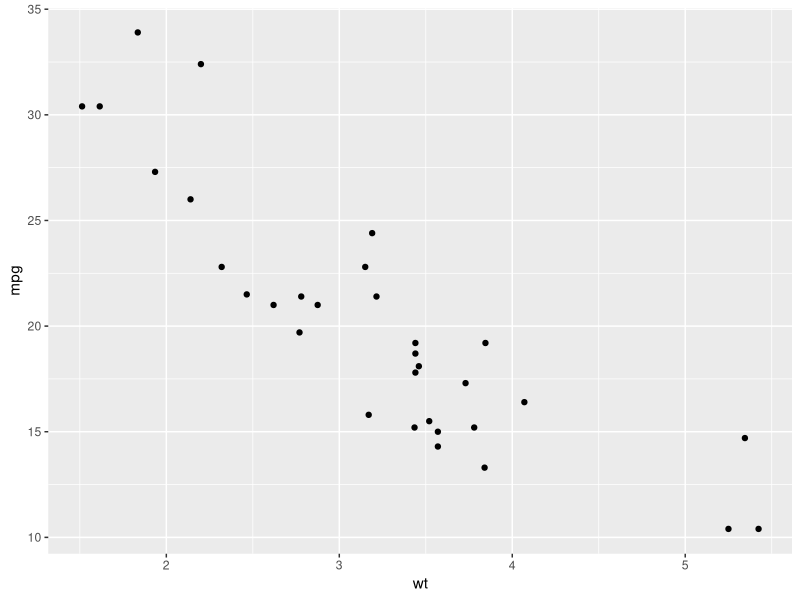
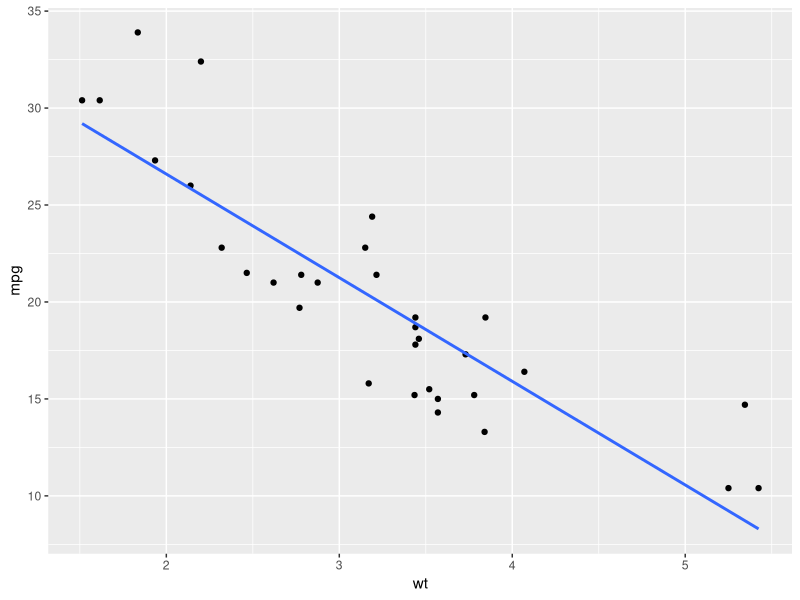
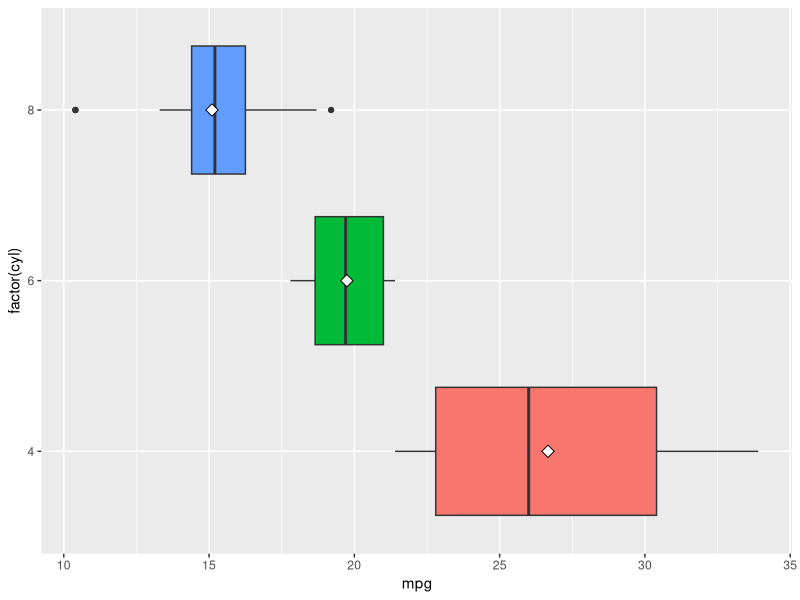
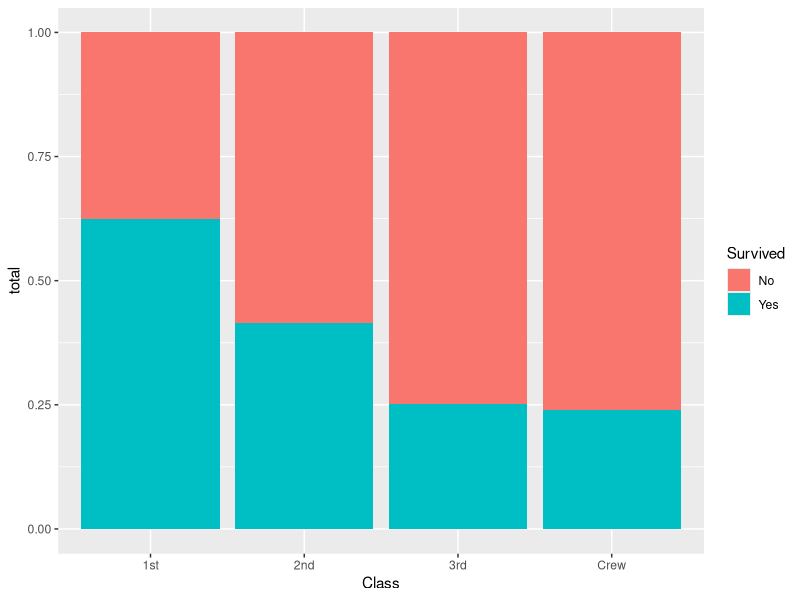

The R script that drew these images, in order:
## ---- chunk 1
#| warning: false
library(ggplot2)
ggplot(mtcars, aes(x = wt, y = mpg)) +
  geom_point()
## ---- chunk 2
cor(mtcars$wt, mtcars$mpg)
## ---- chunk 3
#| message: false
#| warning: false
ggplot(mtcars, aes(x = wt, y = mpg)) +
  geom_point() +
  geom_smooth(method = "lm", se = FALSE)
## ---- chunk 4
#| message: false
#| warning: false
library(dplyr)

mtcars |>
    group_by(cyl) |>
    summarise(n = n(),
              mean_mpg = mean(mpg),
              median_mpg = median(mpg),
              sd_mpg = sd(mpg))
## ---- chunk 5
ggplot(mtcars, aes(x = mpg, y = factor(cyl))) +
  geom_boxplot(aes(fill = factor(cyl))) + 
  stat_summary(fun = "mean", geom = "point", shape = 23, size = 3, fill = "white", color="black") +
  theme(legend.position="none")
## ---- chunk 6
#| echo: false
Titanic_df <- as.data.frame(Titanic)
Titanic_df |>
  group_by(Class, Survived) |>
  summarise(total = sum(Freq), .groups = "drop") |>
  ungroup()
## ---- chunk 7
#| echo: false
Titanic_df |>
  group_by(Class, Survived) |>
  summarise(total = sum(Freq), .groups = "drop") |>
  group_by(Class) |>
  mutate(prop = total / sum(total))
## ---- chunk 8
#| echo: false
Titanic_df |>
  group_by(Class, Survived) |>
  summarise(total = sum(Freq), .groups = "drop") |>
  ggplot(aes(x = Class, y = total, fill = Survived)) +
  geom_col(position = "fill")
